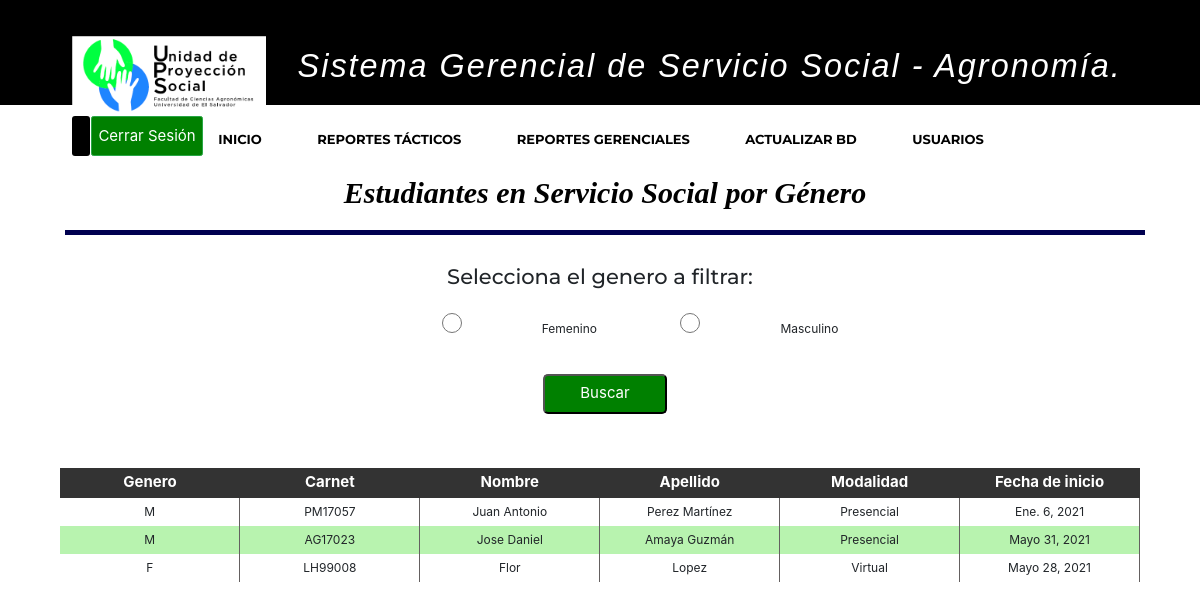
Page /sistemaGerencialAgro/listarSolicitudes/ on the committed database.
### apps/proyecto/models.py (models this page shows, shortened)
class Solicitud(models.Model):
    carnet_estudiante = models.OneToOneField(EstudioUniversitario, unique=True, primary_key=True, on_delete = models.CASCADE)
    codigo_entidad = models.CharField(max_length=10, null=False)
    horas_semana = models.IntegerField(null=False)
    dias_semana = models.IntegerField(null=False)
    modalidad = models.CharField(max_length=30, null=False)
    fecha_inicio = models.DateField(null=False)
    fecha_fin = models.DateField(null=True)

class EstudioUniversitario(models.Model):
    carnet_estudiante = models.OneToOneField(Estudiante, primary_key=True, unique=True, on_delete = models.CASCADE)
    codigo_carrera = models.ForeignKey(Carrera, on_delete = models.CASCADE)
    codigo_ciclo = models.IntegerField(null=False)
    porc_carrerar_aprob = models.IntegerField(null=False)
    unidades_valorativas = models.IntegerField(null=False)
    experiencia_areas_conoc = models.CharField(max_length=200, null=False)
    def __str__(self):
        return self.carnet_estudiante.__str__()

class Estudiante(models.Model):
    carnet_estudiante = models.CharField(primary_key=True, max_length=7, null=False)
    nombre_estudiante = models.CharField(max_length=50, null=False)
    apellido_estudiante = models.CharField(max_length=50, null=False)
    sexo_estudiante = models.CharField(max_length=1, null=False)
    telefono_estudiante = models.IntegerField(null=False)
    correo_estudiante = models.CharField(max_length=100, null=False)
    direccion_estudiante = models.CharField(max_length=250, null=False)
    def __str__(self):
        return self.carnet_estudiante

### apps/proyecto/views.py (the view)
# urls.py: path('sistemaGerencialAgro/listarSolicitudes/', listarSolicitudes, name="listar_solicitudes"),
def listarSolicitudes(request):
    estudiantes = Solicitud.objects.all()
    return render(
        request,
        'proyecto/EstudiantesPorGenero.html',
        {'estudiantes':estudiantes}
    )

### templates/proyecto/EstudiantesPorGenero.html (shortened to what this page needs)
{% extends 'base/base.html' %}
{% block content %}
  <header>
    <div class="container">
        <h2 align="center" class="form-titulo" style ="margin-left: 5px;">Estudiantes en Servicio Social por G&eacute;nero</h2>
    </div>
  </header>
<div class="container">
    <div align="center" class="busqueda">
        <form method="POST" action="{% url 'sistemaGerencialAgro:buscar_genero' %}">
            <h3>Selecciona el genero a filtrar: </h3> </br>
            <input type="radio" name="sexo"  id = "sexo" value="F">Femenino
            <input type="radio" name="sexo"  id = "sexo" value="M">Masculino
            <input class="btn-buscar btn-busqueda" type = "submit" value = "Buscar" id = "generoBuscar"  onclick="hacerVisible()"></br></br>
        </form>
    </div>
    <div>
        <table>
            <thead>
        	   <tr>
            	    <th>Genero</th>
                    <th>Carnet</th>
            		<th>Nombre</th>
                    <th>Apellido</th>
            	    <th>Modalidad</th>
                    <th>Fecha de inicio</th>
        		</tr>
            </thead>
            {% if estudiantes %}
            {% for estudiante in estudiantes %}
        		<tr class="etiqueta-tr">
            		<td class="th-borde width-th-xx" style = "text-align:center;">{{ estudiante.carnet_estudiante.carnet_estudiante.sexo_estudiante }}</td>
                    <td class="th-borde width-th-xx" style = "text-align:center;">{{ estudiante.carnet_estudiante }}</td>
            		<td class="th-borde width-th-xx" style = "text-align:center;">{{ estudiante.carnet_estudiante.carnet_estudiante.nombre_estudiante}}</td>
                    <td class="th-borde width-th-xx" style = "text-align:center;">{{ estudiante.carnet_estudiante.carnet_estudiante.apellido_estudiante }}</td>
                    <td class="th-borde width-th-xx" style = "text-align:center;">{{ estudiante.modalidad }}</td>
                     <td class="th-borde width-th-xx" style = "text-align:center;">{{ estudiante.fecha_inicio }}</td>
        		</tr>
            {% endfor %}
            {% endif %}
    	</table>
    </div>
</div>
{% endblock %}

### static/css/style.css (style rules this page uses)
body { background: #fff; color: #666666; font-family: "Open Sans", sans-serif; }
h1, h2, h3, h4, h5, h6 { font-family: "Montserrat", sans-serif; font-weight: 400; margin: 0 0 20px 0; padding: 0; }

### static/css/archivo.css (style rules this page uses)
html { font-size: 12px; }
section, .container { display: block; width: 100%; margin-left: auto; margin-right: auto; }
h2 { text-align: center; font: oblique bold 100% cursive; color: black; padding-right: 150px; }
header { display: block; width: 100%; font-size: 5px; }
table { width: 100%; }
table tbody td { text-align: center; }
thead { background-color: #333333; }
input { width: 180px; height: 20px; }
input[type="button"], input[type="submit"] { font-size: 15px; width: auto; height: 40px; white-space: nowrap; }
th, tr th { color: white; text-align: center; font-size: 15px; height: 30px; }

### static/css/estilos_sec_not.css (style rules this page uses)
.container { display: block; text-align: center; margin-left: auto; margin-right: auto; }
.form-titulo { background: white; color: black; padding: 20px; text-align: center; font-weight: 100px; font-size: 30px; border-bottom: 5px solid #000050; margin-top: 30px; width: 100%; }
.btn-buscar { text-align: center; background: green; color: white; margin: auto; padding: 0px 35px; border-radius: 5px ; }
.btn-busqueda { margin-left: 10px; }
.width-th-xx { width: 10%; padding: 5px; }
.th-borde { border-right:0.5px solid #646060; }
tr:nth-child(even) { background-color: #b8f3af; }

### rows in the picture
Solicitud: carnet_estudiante.carnet_estudiante.sexo_estudiante "M", carnet_estudiante "PM17057", carnet_estudiante.carnet_estudiante.nombre_estudiante "Juan Antonio", carnet_estudiante.carnet_estudiante.apellido_estudiante "Perez Martínez", modalidad "Presencial", fecha_inicio "Ene. 6, 2021"
Solicitud: carnet_estudiante.carnet_estudiante.sexo_estudiante "M", carnet_estudiante "AG17023", carnet_estudiante.carnet_estudiante.nombre_estudiante "Jose Daniel", carnet_estudiante.carnet_estudiante.apellido_estudiante "Amaya Guzmán", modalidad "Presencial", fecha_inicio "Mayo 31, 2021"
Solicitud: carnet_estudiante.carnet_estudiante.sexo_estudiante "F", carnet_estudiante "LH99008", carnet_estudiante.carnet_estudiante.nombre_estudiante "Flor", carnet_estudiante.carnet_estudiante.apellido_estudiante "Lopez", modalidad "Virtual", fecha_inicio "Mayo 28, 2021"
